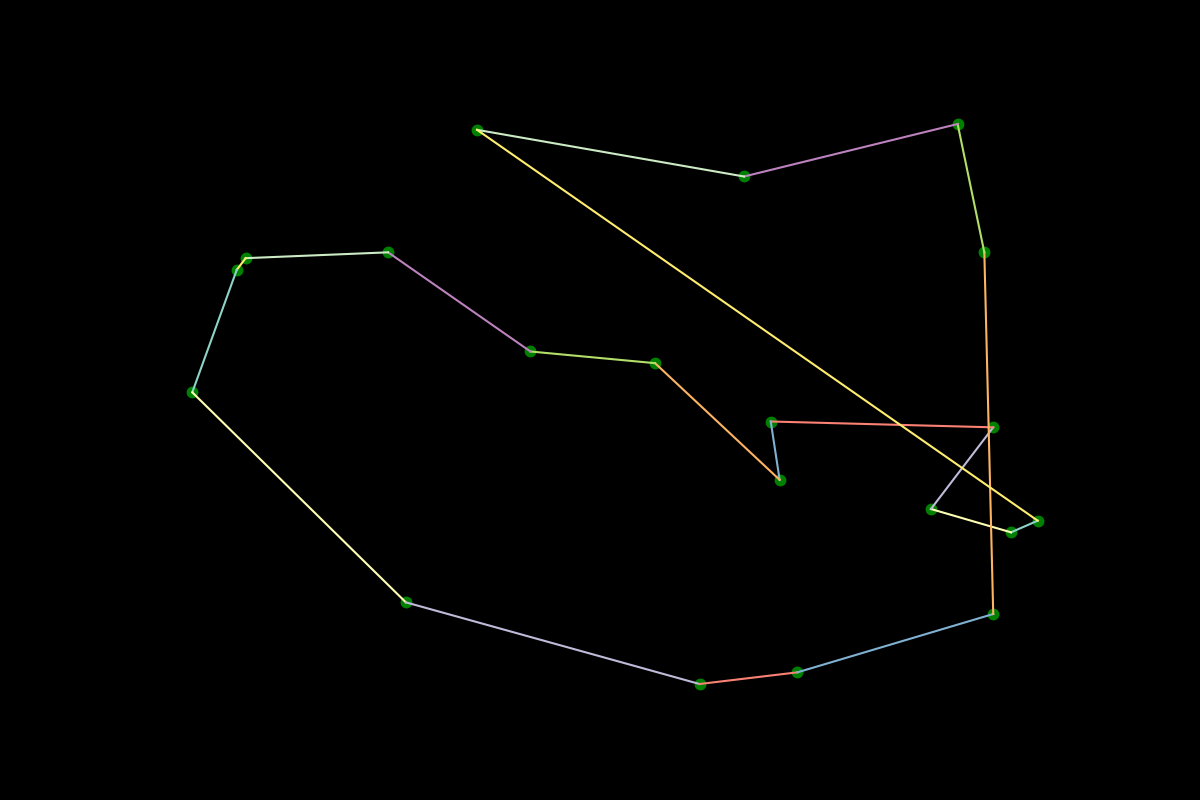

Python code for this plot:
import matplotlib.pyplot as plt
import random
from aco import AntColony

plt.style.use("dark_background")

# 20 wierchołków z losowymi parametrami od 0 do 100
COORDS = [(random.randint(0, 100), random.randint(0, 100)) for _ in range(20)]

def plot_nodes(coords, w=12, h=8):
    for x, y in coords:
        plt.plot(x, y, "g.", markersize=15)
    plt.axis("off")
    fig = plt.gcf()
    fig.set_size_inches([w, h])

def plot_all_edges(coords):
    paths = ((a, b) for a in coords for b in coords)
    for a, b in paths:
        plt.plot((a[0], b[0]), (a[1], b[1]))


plot_nodes(COORDS)

# Inicjalizacja algorytmu ACO z różnymi parametrami
colony = AntColony(COORDS, ant_count=300, alpha=0.5, beta=1.2, 
                    pheromone_evaporation_rate=0.40, pheromone_constant=1000.0,
                    iterations=300)

optimal_nodes = colony.get_path()

for i in range(len(optimal_nodes) - 1):
    plt.plot(
        (optimal_nodes[i][0], optimal_nodes[i + 1][0]),
        (optimal_nodes[i][1], optimal_nodes[i + 1][1]),
    )

plt.savefig("zad02.png")

# 1. zmniejszenie ant_count
colony_fewer_ants = AntColony(COORDS, ant_count=100, alpha=0.5, beta=1.2, 
                              pheromone_evaporation_rate=0.40, pheromone_constant=1000.0,
                              iterations=300)
optimal_nodes_fewer_ants = colony_fewer_ants.get_path()

# 2. zwiększenie iterations
colony_more_iterations = AntColony(COORDS, ant_count=300, alpha=0.5, beta=1.2, 
                                   pheromone_evaporation_rate=0.40, pheromone_constant=1000.0,
                                   iterations=1000)
optimal_nodes_more_iterations = colony_more_iterations.get_path()

# 3. zwiekszenie pheromone_evaporation_rate
colony_high_evaporation = AntColony(COORDS, ant_count=300, alpha=0.5, beta=1.2, 
                                    pheromone_evaporation_rate=0.80, pheromone_constant=1000.0,
                                    iterations=300)
optimal_nodes_high_evaporation = colony_high_evaporation.get_path()

# 4. zwiekszenie beta
colony_high_beta = AntColony(COORDS, ant_count=300, alpha=0.5, beta=2.0, 
                             pheromone_evaporation_rate=0.40, pheromone_constant=1000.0,
                             iterations=300)
optimal_nodes_high_beta = colony_high_beta.get_path()

print("Original Parameters:", optimal_nodes)
print("Fewer Ants:", optimal_nodes_fewer_ants)
print("More Iterations:", optimal_nodes_more_iterations)
print("High Evaporation Rate:", optimal_nodes_high_evaporation)
print("High Beta:", optimal_nodes_high_beta)

# Wnioski z eksperymentów:
# 1. Zmniejszenie liczby mrówek może prowadzić do gorszych wyników, ponieważ mniej mrówek oznacza mniej eksploracji przestrzeni poszukiwań.
# 2. Zwiększenie liczby iteracji pozwala algorytmowi na lepsze zbieżności, ale kosztem czasu obliczeń.
# 3. Wyższy współczynnik parowania feromonów może prowadzić do szybszego zbiegania się do lokalnych minimów, ale może również powodować, że algorytm staje się mniej stabilny.
# 4. Zwiększenie wpływu heurystyki (beta) sprawia, że algorytm bardziej polega na informacji heurystycznej niż na feromonach, co może poprawić wyniki w niektórych przypadkach, ale również może powodować nadmierne zaufanie do bieżących informacji heurystycznych.

# Original Parameters: [(100, 28), (97, 26), (88, 30), (95, 44), (70, 45), (71, 35), (57, 55), (43, 57), (27, 74), (11, 73), (10, 71), (5, 50), (29, 14), (62, 0), (73, 2), (95, 12), (94, 74), (91, 96), (67, 87), (37, 95), (100, 28)]
# Fewer Ants: [(95, 44), (88, 30), (97, 26), (100, 28), (95, 12), (73, 2), (62, 0), (29, 14), (5, 50), (10, 71), (11, 73), (27, 74), (37, 95), (67, 87), (91, 96), (94, 74), (70, 45), (71, 35), (57, 55), (43, 57), (95, 44)]
# More Iterations: [(71, 35), (70, 45), (57, 55), (43, 57), (27, 74), (11, 73), (10, 71), (5, 50), (29, 14), (62, 0), (73, 2), (95, 12), (97, 26), (100, 28), (88, 30), (95, 44), (94, 74), (91, 96), (67, 87), (37, 95), (71, 35)]
# High Evaporation Rate: [(71, 35), (70, 45), (57, 55), (43, 57), (27, 74), (11, 73), (10, 71), (5, 50), (29, 14), (62, 0), (73, 2), (95, 12), (97, 26), (100, 28), (88, 30), (95, 44), (94, 74), (91, 96), (67, 87), (37, 95), (71, 35)]
# High Beta: [(57, 55), (43, 57), (27, 74), (11, 73), (10, 71), (5, 50), (29, 14), (62, 0), (73, 2), (95, 12), (97, 26), (100, 28), (88, 30), (95, 44), (70, 45), (71, 35), (94, 74), (91, 96), (67, 87), (37, 95), (57, 55)]
441.682802613807
441.682802613807
441.3194397561528